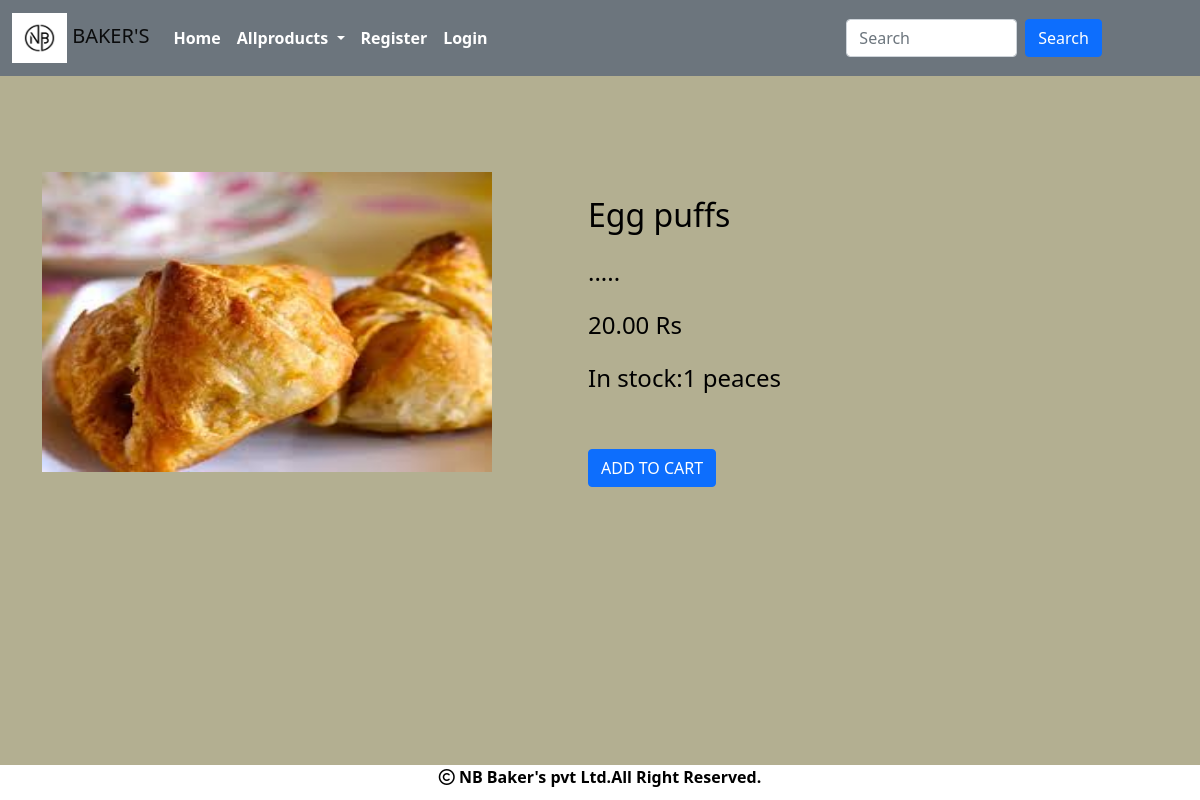
Screenshot of /detail/Egg puffs with the database file from the repository.
### shop/models.py (models this page shows, shortened)
class Products(models.Model):
    image = models.ImageField(upload_to="products/image", null=True, blank=True)
    name=models.CharField(max_length=20)
    discription=models.TextField()
    price=models.DecimalField(max_digits=10,decimal_places=2)
    category=models.ForeignKey(Category,on_delete=models.CASCADE)
    stock=models.IntegerField()
    Available=models.BooleanField(default=True)
    created=models.DateTimeField(auto_now_add=True)
    updated=models.DateTimeField(auto_now=True)

### shop/views.py (the view)
# urls.py: path('detail/<p>',views.detail,name="detail"),
def detail(request,p):
    p=Products.objects.get(name=p)
    return render(request,'detail.html',{'p':p})

### cart/context_processors.py (called while the page is built)
def total(request):
    item_count=0
    if request.user:
        u=request.user
    try:
        cart=Cart.objects.filter(user=u)
        for i in cart:
         item_count+=i.quantity
    except:
        item_count=0
    return {'count':item_count}

### shop/context_processors.py (called while the page is built)
def menu_links(request):
    c=Category.objects.all()
    return{'link':c}

### templates/detail.html
<!DOCTYPE html>
{% extends 'base.html' %}
{% load static %}
{% block content %}
<div class="container">
   <div class="row mt-5">
     <div class="col mt-5">
         <img src="{{ p.image.url }}" height="300px" width="450px">
     </div>
       <div class="col sm-6 mt-5 me-5">
        <h2 class="mt-4">{{p.name}}</h2>
        <h4 class="mt-4">{{p.discription}}</h4>
        <h4 class="mt-4">{{p.price}} Rs</h4>
           <h4 class="mt-4">In stock:{{p.stock}} peaces</h4>
           {% if user.is_superuser == True %}
           {% if p.stock == 0 %}
           <h2 class="text-danger">out of stock</h2>
           <a href="{% url 'admin:index' %}" class="btn btn-primary mt-5">ADD STOCK</a>
           {% else %}
           <h2>product in stock</h2>
           <a href="{% url 'admin:index' %}" class="btn btn-primary mt-5">ADD STOCK</a>
           {% endif %}
           {% else %}
           {% if p.stock == 0 %}
           <h2 class="text-danger">out of stock</h2>
           {% else %}
        <a href="{% url 'cart:addtocart' p.name %}" class="btn btn-primary mt-5">ADD TO CART</a>
           {% endif %}
   {% endif %}
        </div>
    </div>
</div>
{% endblock %}

### static/css/style.css (style rules this page uses)
body { background-color:#b3af91; color:black; }

### rows the page displays
Products: image (picture), name "Egg puffs", discription ".....", price "20.00", stock "1"
